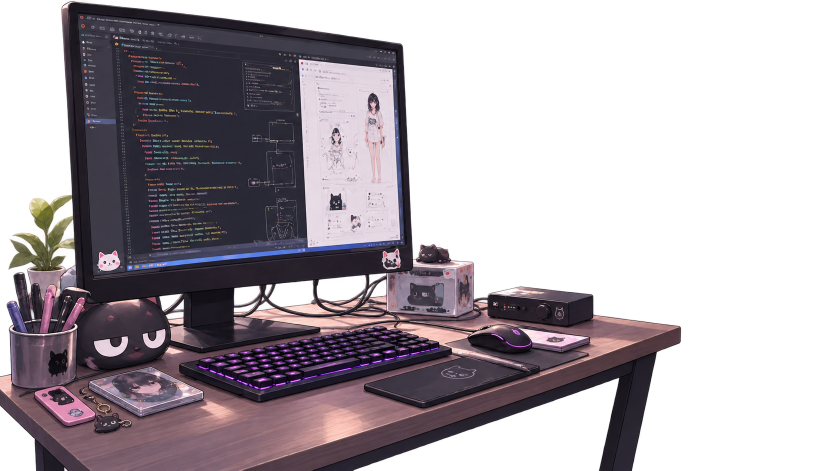
#> input picture assets/room/src/07-desk.png, 1672 x 941 px, found by its file name (shown at 1/2 size)
$ python extend-desk-leg.py
#> lines starting #> are read from the running program, lines starting #| are printed output that depends on the picture; after the words box and inside, x2 and y2 are one past the last pixel; in counts of white or black regions, pixels touching at a corner belong together
#!/usr/bin/env python3
"""Regenerate assets/room/07-desk.webp with its right leg extended to the floor.

The desk sheet was drawn with the leg running straight off the bottom edge of
the frame. In the composite that never showed, because the character sat right
in front of it — but the room now has a sleep state with an empty chair, and the
cut-off post reads as hovering.

So the sheet grows downward and the post is continued into the new rows, keeping
the shear it already had. layers.json compensates with sy/ty so nothing else in
the sheet moves; see the `desk` layer there.

Run from the repo root:  python3 tools/extend-desk-leg.py
"""
from PIL import Image
import numpy as np

SRC   = 'assets/room/src/07-desk.png'   # untouched master
DST   = 'assets/room/07-desk.webp'
ROWS  = 170        # extra rows; 170 * 0.55 stage-px per row lands the foot on the floor
SHEAR = 0.225      # px the post drifts left per row, measured across rows 860-940
X0,X1 = 1197,1264  # the post's span on the sheet's last row
FADE  = 7          # rows of alpha softening so the foot is not a razor-sharp cut

im = Image.open(SRC).convert('RGBA')
#> im is the input picture: PIL image 1672x941 RGBA; mean R, G, B, A 46, 39.1, 44.7, 125.4
W, H = im.size
#> W = 1672; H = 941
src = np.array(im)

out = np.zeros((H + ROWS, W, 4), dtype=np.uint8)
out[:H] = src
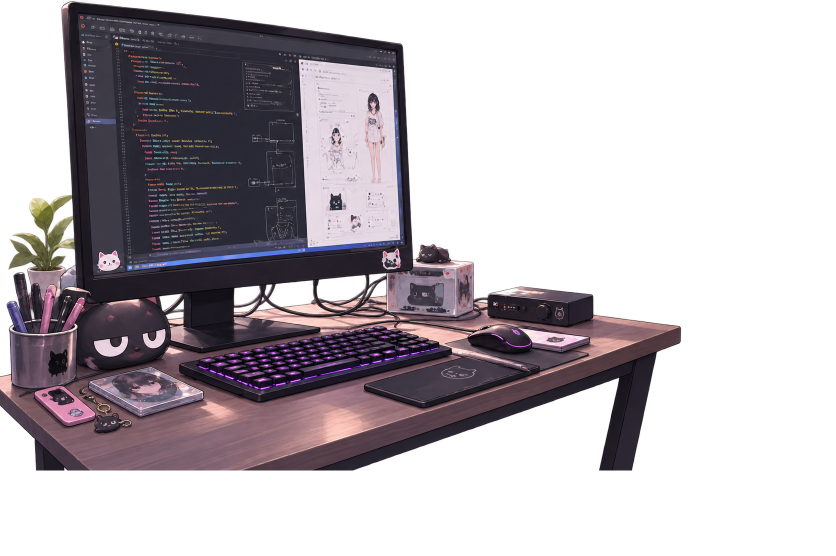
#> out: shape (1111, 1672, 4) (shown at 1/2 size); mean R, G, B, A 39, 33.1, 37.8, 106.2; transparent parts drawn white

post = src[H - 1, X0:X1 + 1].copy()
#> post = 68 rows, first 6: [22, 22, 33, 23], [19, 17, 25, 172], [21, 17, 26, 255], [32, 27, 38, 243], [30, 26, 38, 248], [30, 26, 38, 249]
for r in range(1, ROWS + 1):
    dx = int(round(SHEAR * r))
    seg = post.copy()
    k = r / ROWS
    # ambient occlusion: the post darkens as it approaches the floor
    seg[:, :3] = np.clip(seg[:, :3].astype(np.float32) * (1.0 - 0.38 * k * k), 0, 255).astype(np.uint8)
    tail = ROWS - r
    if tail < FADE:                      # soften the very last rows
        seg[:, 3] = (seg[:, 3].astype(np.float32) * (0.35 + 0.65 * tail / FADE)).astype(np.uint8)
    out[H - 1 + r, X0 - dx:X1 - dx + 1] = seg
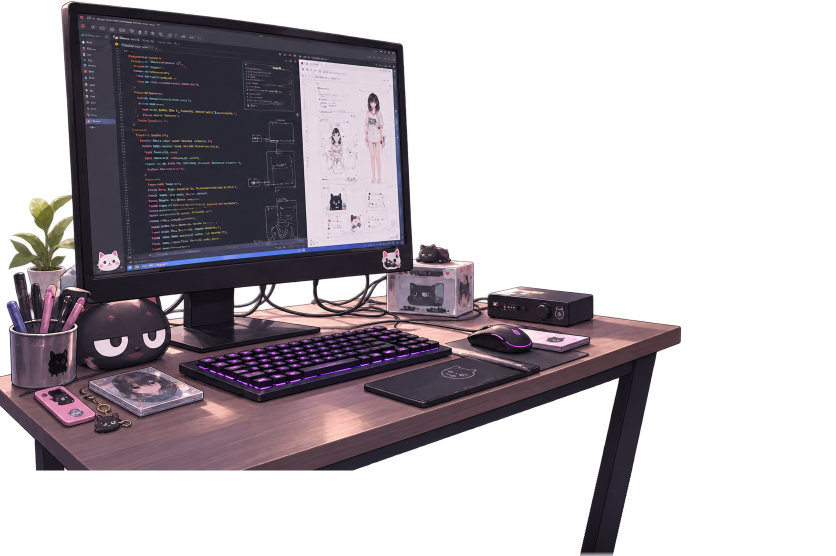
#> out: shape (1111, 1672, 4) (shown at 1/2 size); 0.62% of pixels changed, all inside (x1, y1, x2, y2) = (1159, 941, 1265, 1111); transparent parts drawn white

Image.fromarray(out, 'RGBA').save(DST, 'WEBP', quality=86, alpha_quality=92, method=5)

sy = round(0.55 * (H + ROWS) / H, 4)
#> sy = 0.649
ty = round(-27.9 + 50 * sy, 4)
#> ty = 4.57
print(f'{DST}: {W}x{H + ROWS}')
#| assets/room/07-desk.webp: 1672x1111
print(f'layers.json desk -> sy {sy}, ty {ty}')
#| layers.json desk -> sy 0.6494, ty 4.57
print(f'  top stays {50 + ty - sy * 50:.2f}%, foot now {50 + ty + sy * 50:.2f}%')
#|   top stays 22.10%, foot now 87.04%
